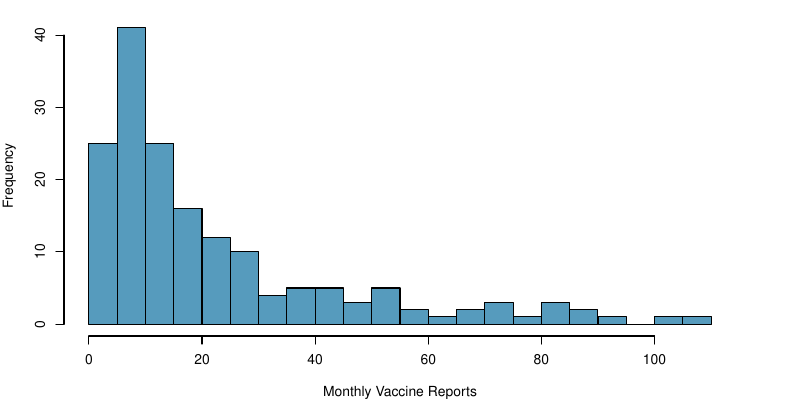

The script that saved this image:
library(openintro)
data(COL)
set.seed(2)

plotdata <- function(regions = c("Lazio", "Lombardia","Sardegna",
                                 "Sicilia", "Toscana","Umbria"),
                     save_plot = T) {
  
  table_values <- mat.or.vec(length(regions),3)
  data <- read.csv("ItalyFormatted_Pertussis.csv")
  vac_data <- read.csv("ItalyFormatted_DTP3.csv")
  pop_data <- read.csv("ItalyFormatted_Population.csv")
  birth_data <- read.csv("ItalyFormatted_LiveBirths.csv")
  rownames(table_values) <- regions
  colnames(table_values) <- c("Mean_population", "Change_population",
                              "Mean_birth_rate")
  pop_data <- subset(pop_data,subset=Year>=1996&Year<=2009)
  birth_data <- subset(birth_data,subset=Year>=1996&Year<=2009)
  vac_data <- subset(vac_data,subset=Year>=1996&Year<=2009)
  
  for (region in regions) {
    
    
    table_values[region,"Mean_population"] <- mean(pop_data[,region])
    table_values[region,"Change_population"] <- max(pop_data[,region]) - min(pop_data[,region])
    table_values[region,"Change_population"] <- table_values[region,"Change_population"] / table_values[region,"Mean_population"]
    table_values[region,"Mean_birth_rate"] <- mean(birth_data[,region]/pop_data[,region])
    
    col_array <- c("black","red")
    
    if (save_plot) {
      #setwd(file.path(RDir,saveDir))
      pdf("pertussisHist.pdf",width=6,height=4)
    }
    
    par(mar = c(4,4,1,4),mgp=c(3,1,0),bty="l")
    par(cex=0.8,font.main=1)

    hist(data[,region],xlab="Monthly Vaccine Reports",col=COL[1], main = "")
    
    par(new=TRUE)
    
    if (save_plot) {
      dev.off()
    }
    
  }
  return(table_values)
  setwd(file.path(RDir))
  
}

require(xtable)
require(pracma)
require(locfit)
require(plotrix)
require(pomp)


RDir <- getwd()

setwd(file.path(RDir))

#regions <- c("Lazio", "Lombardia", "Sicilia", 
#             "Toscana","Sardegna","Umbria")

regions <- c("Lombardia")

# # Generate TIFF versions
# source("DefinePlotFunctions_TIFF.R")

# Generate PDF files
#source("DefinePlotFunctions.R")


# Plot notification and vaccine coverage data -----------------------------

table_values <- plotdata(regions=regions)


